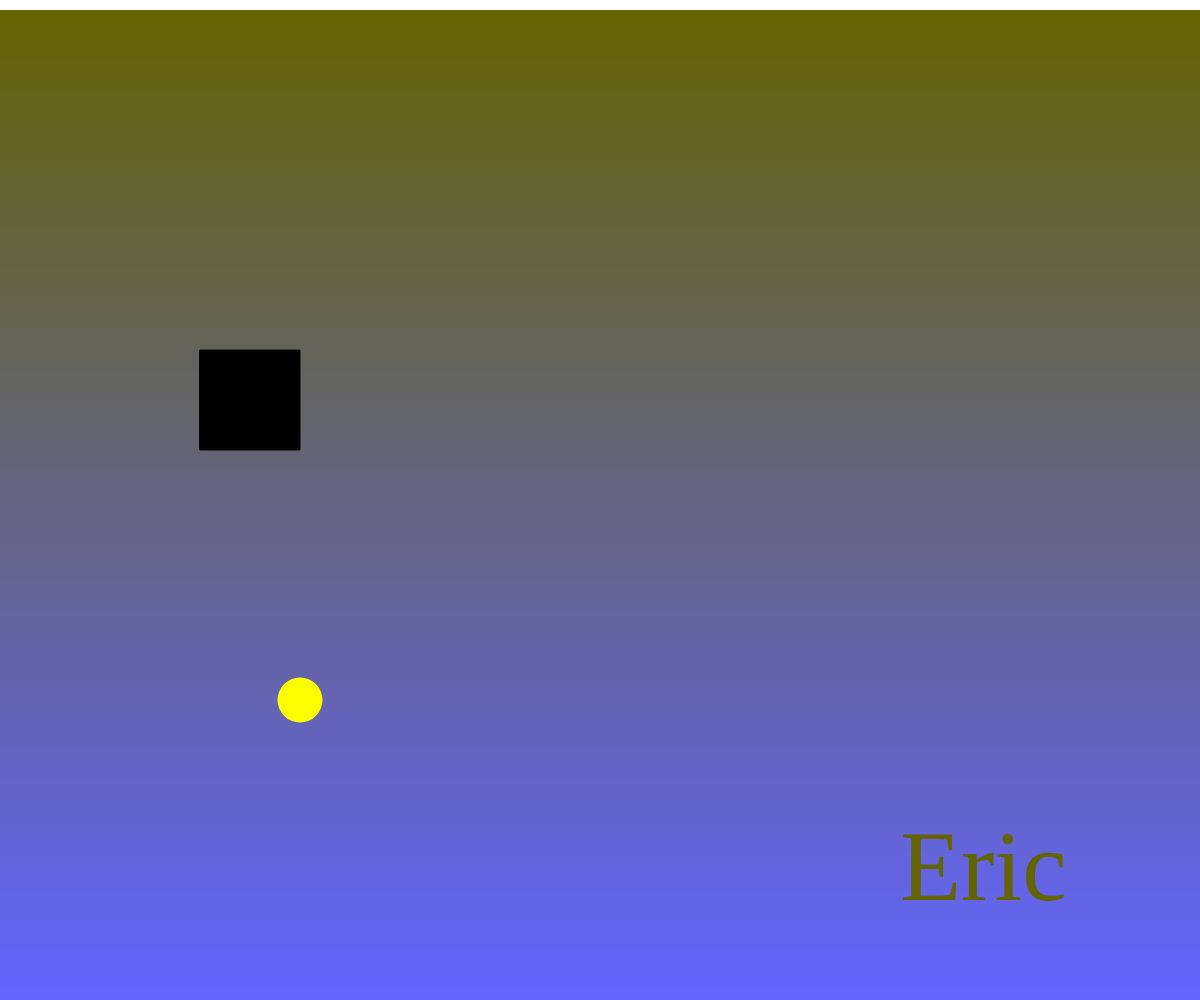
Frame 1 (no input)
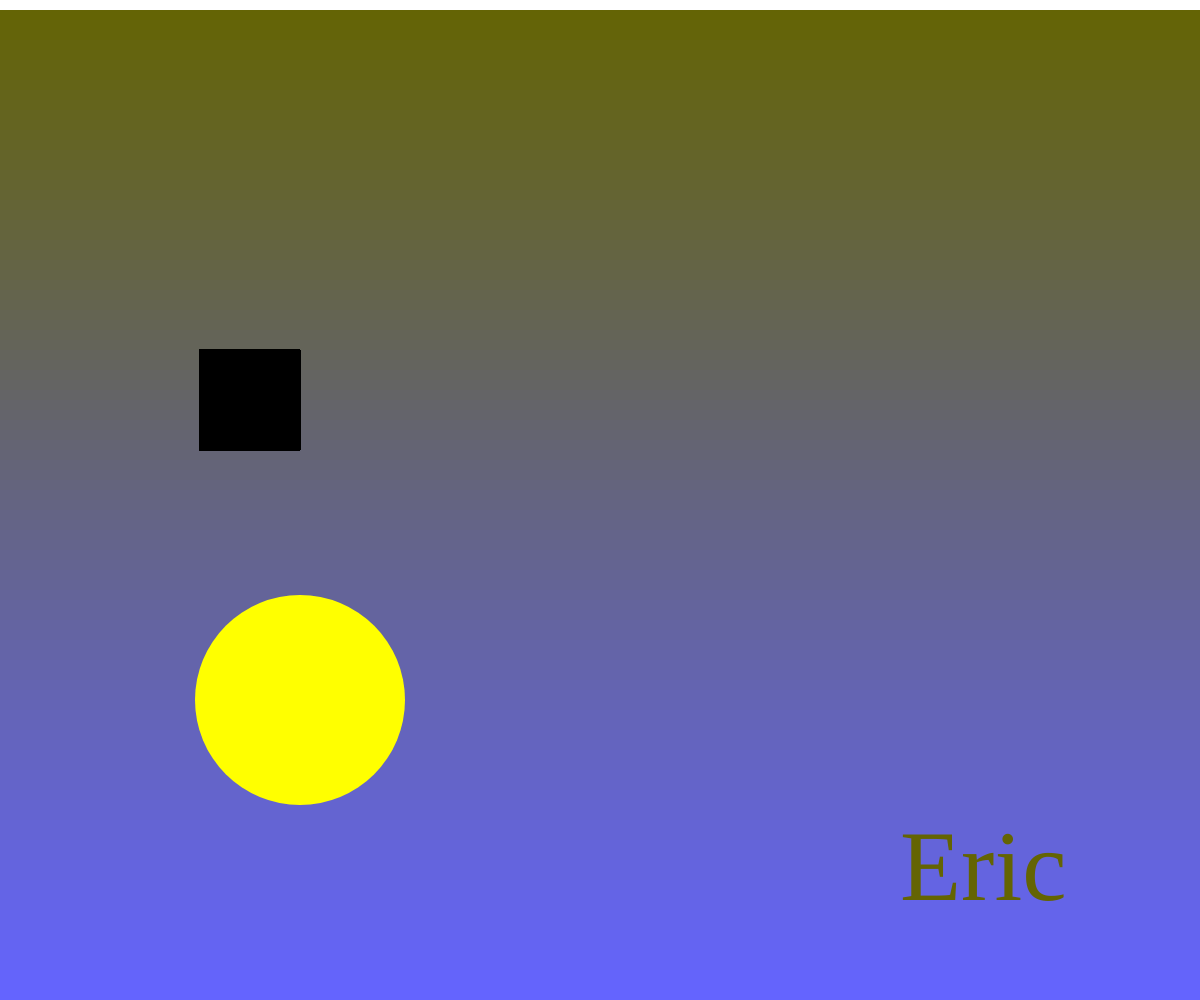
Frame 60 (no input)
Frame 120 (the mouse pressed at the canvas centre since frame 60): identical to frame 60, image omitted

The p5.js sketch that drew these frames (run headless with seeded random() and noise() and a simulated clock; from frame 60 on, the mouse is pressed at the canvas centre):

// p5.js sketch
// ── sketch.js
// Primitive Paint
//Eric Friesen
//May. 10th, 2022
// This project allows you to paint a scene and clear it

let extraCanvas;
let RRED = 0;
let RGREEN = 0;
let RBLUE = 0;
let diameter = 30;
let growing = true;

function setup() {
  createCanvas(windowWidth, windowHeight);
  extraCanvas = createGraphics(windowWidth, windowHeight);
}

function draw() {
  gradientBackground();
  ericF();
  alwaysThere();
  colorPicker();
  colorShift();
  shapeMaker();
  destroyerOfArt();

  image(extraCanvas, 0,0);
}

//funky background
function gradientBackground(){
  let spacing = 10;
  noStroke();
  for(let y = height; y>0; y -= spacing){
    rect(0,y,width,spacing);
    let currentColor = map(y,0,height,0,255);
    fill(100,100,currentColor);
  }
}

//creates an object that tells you the colors you're on
function colorPicker(){
  extraCanvas.fill(RRED, RGREEN, RBLUE);
  extraCanvas.rect(200, 350, 100);
}


//creates an object that always does something
function alwaysThere(){
  fill(255, 255, 0);
  if(growing === true){
    diameter += 15;
  }
  else{
    diameter -= 15;
  }
  if(diameter >= 300){
    growing = false;
  }
  if(diameter <= 30){
    growing = true;
  }
  circle(300, 700, diameter);
}



//changes the color when CAPS LOCK is held
function colorShift(){
  if(keyIsDown(20)){
    RRED = random(0,255);
    RGREEN = random(0,255);
    RBLUE = random(0,255);
  }
}


//creates a shape depending on the code
function shapeMaker(){
  if(keyIsDown(65)){
    extraCanvas.fill(RRED, RGREEN, RBLUE);
    extraCanvas.rect(mouseX, mouseY, 40);
  }
  if(keyIsDown(83)){
    extraCanvas.fill(RRED, RGREEN, RBLUE);
    extraCanvas.ellipse(mouseX, mouseY, 40,40);
  }
  if(keyIsDown(68)){
    extraCanvas.fill(RRED, RGREEN, RBLUE);
    extraCanvas.triangle(mouseX,mouseY, mouseX + 20, mouseY + 20, mouseX + 20, mouseY);
  }
}


//removes the art
function destroyerOfArt(){
  if(keyIsDown(32)){
    extraCanvas.clear();
  }
  if(keyIsDown(32)){
    clear();
  }
}


//my name, I think
function ericF(){
  textSize(100);
  textFont("Georgia");
  text("Eric", width-300,height-100);
}
